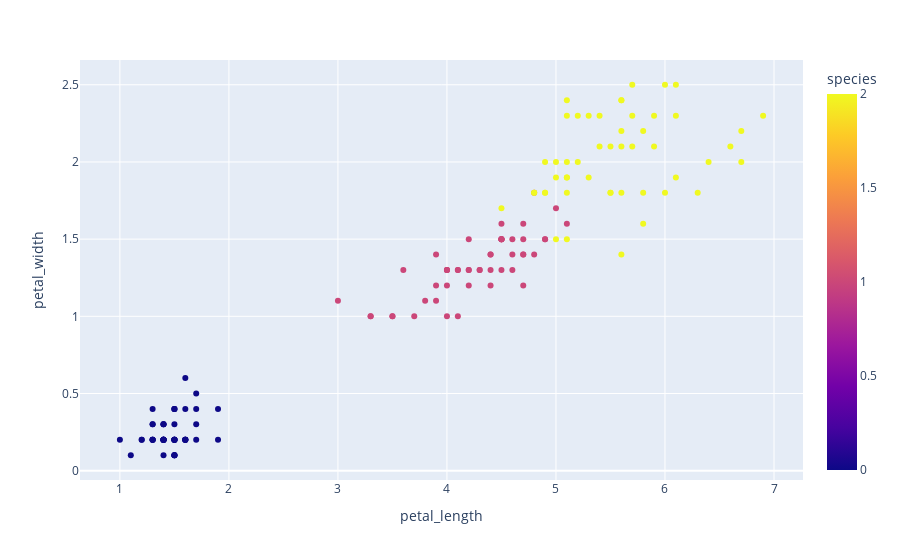

Source (notebook cell):
### Code cell
import plotly.express as px
px.scatter(data, x='petal_length', y='petal_width', color='species')

### Figure 1 — Plotly figure (JSON) as saved in the notebook; plotly's stock layout.template omitted (floating-point values rounded to 4 significant figures; data arrays with more than 128 entries replaced by an {"elided": "..."} marker saying what was removed)
{"data": [{"hovertemplate": "petal_length=%{x}<br>petal_width=%{y}<br>species=%{marker.color}<extra></extra>", "legendgroup": "", "marker": {"color": {"elided": "150 int values"}, "coloraxis": "coloraxis", "symbol": "circle"}, "mode": "markers", "name": "", "orientation": "v", "showlegend": false, "type": "scatter", "x": {"elided": "150 float values"}, "xaxis": "x", "y": {"elided": "150 float values"}, "yaxis": "y"}], "layout": {"coloraxis": {"colorbar": {"title": {"text": "species"}}, "colorscale": [[0, "#0d0887"], [0.1111, "#46039f"], [0.2222, "#7201a8"], [0.3333, "#9c179e"], [0.4444, "#bd3786"], [0.5556, "#d8576b"], [0.6667, "#ed7953"], [0.7778, "#fb9f3a"], [0.8889, "#fdca26"], [1, "#f0f921"]]}, "legend": {"tracegroupgap": 0}, "margin": {"t": 60}, "xaxis": {"anchor": "y", "domain": [0, 1], "title": {"text": "petal_length"}}, "yaxis": {"anchor": "x", "domain": [0, 1], "title": {"text": "petal_width"}}}}
